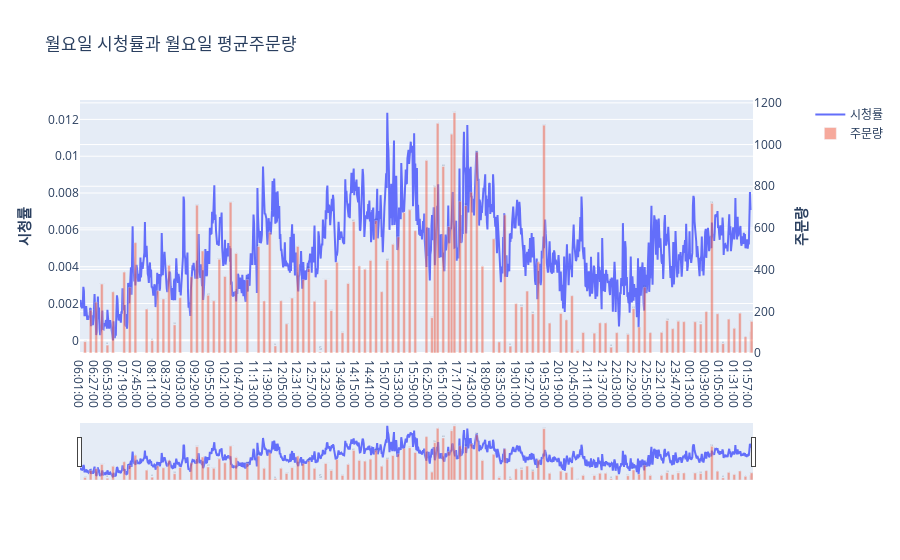

The notebook cell saved with this chart:
### Code cell
compare_ratings_and_orders_of_the_weekday("월")
